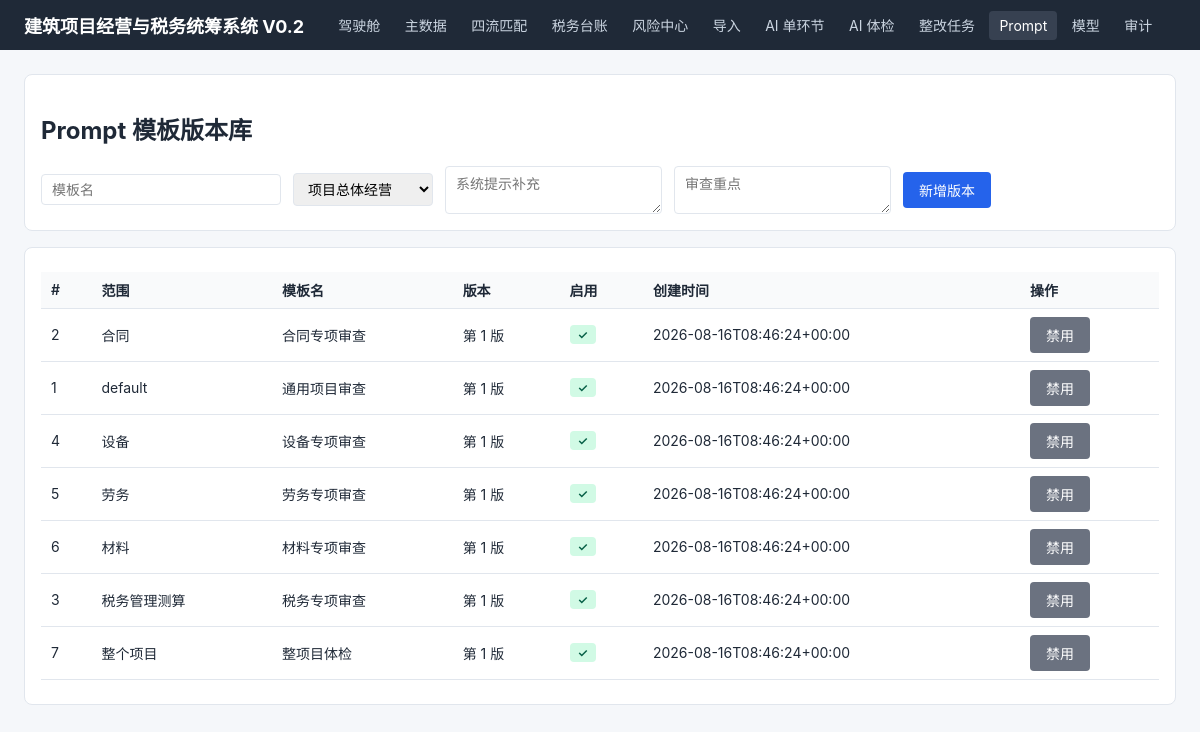
/ai-prompts, run on the app's committed database.
### app/models.py (models this page shows)
class AIPromptTemplate(Base):
    __tablename__ = "ai_prompt_templates"
    id: Mapped[int] = mapped_column(primary_key=True)
    name: Mapped[str] = mapped_column(String(100), index=True)
    scope: Mapped[str] = mapped_column(String(40), index=True)
    version: Mapped[int] = mapped_column(Integer, default=1)
    system_addendum: Mapped[str] = mapped_column(Text, default="")
    review_focus: Mapped[str] = mapped_column(Text, default="")
    enabled: Mapped[bool] = mapped_column(Boolean, default=True, index=True)
    created_at: Mapped[str] = mapped_column(String(30), default="")
    __table_args__ = (
        UniqueConstraint("scope", "version", name="uq_prompt_scope_version"),
    )

### app/routers/prompts.py (the view)
@router.get("/ai-prompts", response_class=HTMLResponse)
def ai_prompts(request: Request):
    db = SessionLocal()
    rows = db.execute(
        select(AIPromptTemplate)
        .order_by(AIPromptTemplate.scope, AIPromptTemplate.version.desc())
    ).scalars().all()
    db.close()
    return templates.TemplateResponse(
        request,
        "ai_prompts.html",
    {
        "request": request, "rows": rows, "scopes": SCOPES
    },
    )

### app/templates/ai_prompts.html
{% extends "base.html" %}
{% block content %}
<div class="card">
<h2>Prompt 模板版本库</h2>
<form method="post" action="/ai-prompts" class="row">
<input name="name" placeholder="模板名">
<select name="scope">{% for k,v in scopes.items() %}<option value="{{ k }}">{{ v }}</option>{% endfor %}</select>
<textarea name="system_addendum" placeholder="系统提示补充"></textarea>
<textarea name="review_focus" placeholder="审查重点"></textarea>
<button>新增版本</button>
</form>
</div>
<div class="card">
<table>
<thead><tr><th>#</th><th>范围</th><th>模板名</th><th>版本</th><th>启用</th><th>创建时间</th><th>操作</th></tr></thead>
<tbody>
{% for r in rows %}
<tr>
<td>{{ r.id }}</td>
<td>{{ scopes.get(r.scope, r.scope) }}</td>
<td>{{ r.name }}</td>
<td>第 {{ r.version }} 版</td>
<td><span class="tag {% if r.enabled %}green{% else %}gray{% endif %}">{{ "✓" if r.enabled else "✗" }}</span></td>
<td>{{ r.created_at }}</td>
<td>
<form method="post" action="/ai-prompts/{{ r.id }}/toggle" class="inline">
<button class="secondary">{{ "禁用" if r.enabled else "启用" }}</button>
</form>
</td>
</tr>
{% endfor %}
</tbody>
</table>
</div>
{% endblock %}

### app/templates/base.html (style rules this page uses)
:root { --bg:#f5f7fa;--card:#fff;--line:#e1e6ed;--text:#1f2937;--muted:#6b7280;--accent:#2563eb;--red:#dc2626;--yellow:#d97706;--green:#16a34a }
* { box-sizing:border-box }
body { font-family:-apple-system,BlinkMacSystemFont,"Segoe UI","PingFang SC",sans-serif;margin:0;background:var(--bg);color:var(--text) }
.card { background:var(--card);border:1px solid var(--line);border-radius:8px;padding:16px;margin-bottom:16px }
table { width:100%;border-collapse:collapse;margin:8px 0 }
th,td { text-align:left;padding:8px 10px;border-bottom:1px solid var(--line);font-size:14px }
th { background:#f9fafb;font-weight:600 }
.tag { display:inline-block;padding:2px 8px;border-radius:4px;font-size:12px;font-weight:600 }
.tag.green { background:#d1fae5;color:#065f46 }
form.inline { display:inline-block }
button,.btn { background:var(--accent);color:#fff;border:none;padding:8px 16px;border-radius:4px;cursor:pointer;font-size:14px }
button.secondary { background:#6b7280 }
input,select,textarea { padding:6px 10px;border:1px solid var(--line);border-radius:4px;font-size:14px;font-family:inherit }
.row { display:flex;gap:12px;align-items:center;flex-wrap:wrap }

### data on the page
AIPromptTemplate: id "2", get "合同", name "合同专项审查", version "1", enabled "✓", created_at "2026-08-16T08:46:24+00:00", enabled "禁用"
AIPromptTemplate: id "1", get "default", name "通用项目审查", version "1", enabled "✓", created_at "2026-08-16T08:46:24+00:00", enabled "禁用"
AIPromptTemplate: id "4", get "设备", name "设备专项审查", version "1", enabled "✓", created_at "2026-08-16T08:46:24+00:00", enabled "禁用"
AIPromptTemplate: id "5", get "劳务", name "劳务专项审查", version "1", enabled "✓", created_at "2026-08-16T08:46:24+00:00", enabled "禁用"
AIPromptTemplate: id "6", get "材料", name "材料专项审查", version "1", enabled "✓", created_at "2026-08-16T08:46:24+00:00", enabled "禁用"
AIPromptTemplate: id "3", get "税务管理测算", name "税务专项审查", version "1", enabled "✓", created_at "2026-08-16T08:46:24+00:00", enabled "禁用"
AIPromptTemplate: id "7", get "整个项目", name "整项目体检", version "1", enabled "✓", created_at "2026-08-16T08:46:24+00:00", enabled "禁用"

### other printed values
form field scope "项目总体经营"
